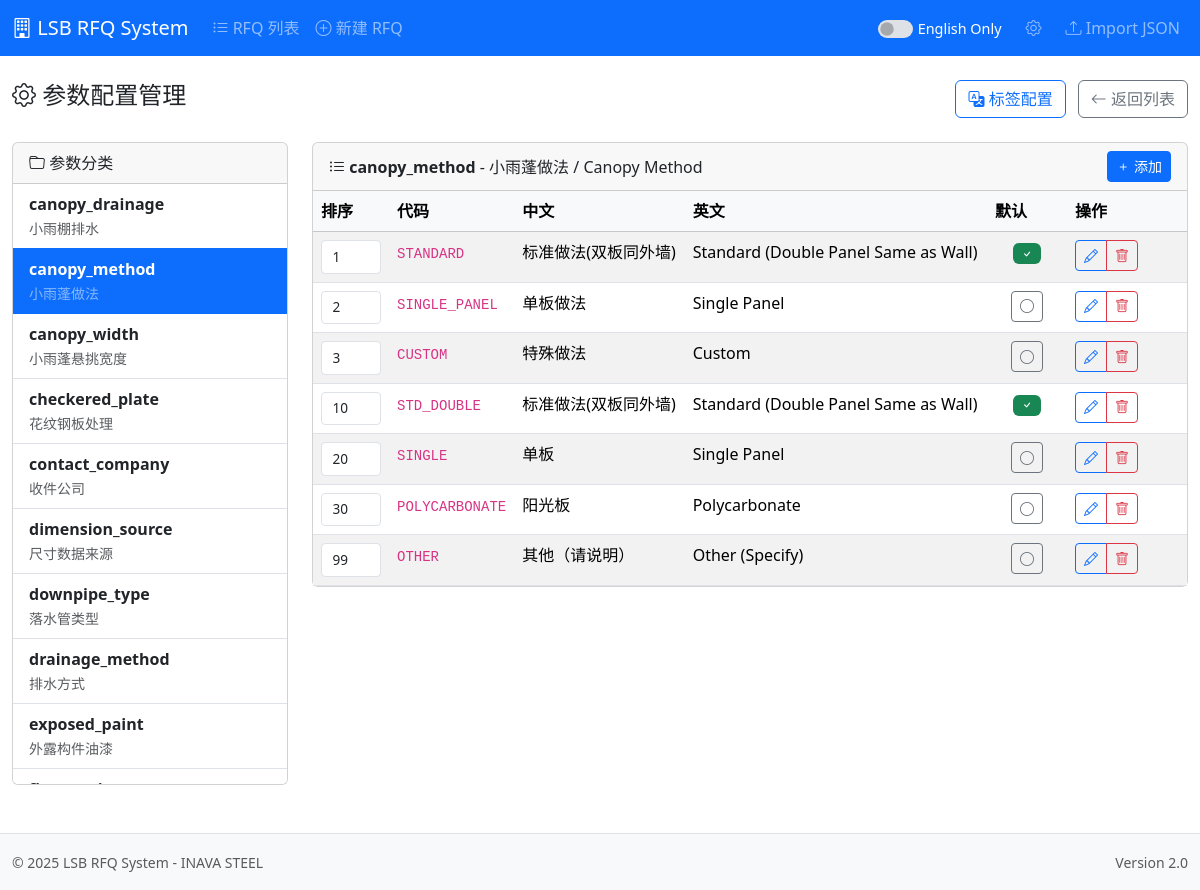
Screenshot of /rfq/config.php?config=true&category=canopy_method with the database file from the repository.
### tables this page shows
CREATE TABLE `lsb_rfq_reference` (
  `id` int(10) unsigned NOT NULL AUTO_INCREMENT,
  `category` varchar(50) NOT NULL COMMENT '参数类别代码',
  `category_name` varchar(100) NOT NULL COMMENT '参数类别名称(英文)',
  `category_name_cn` varchar(100) DEFAULT NULL COMMENT '参数类别名称(中文)',
  `code` varchar(50) NOT NULL COMMENT '参数值代码',
  `value_cn` varchar(255) NOT NULL COMMENT '参数值(中文)',
  `value_en` varchar(255) DEFAULT NULL COMMENT '参数值(英文)',
  `unit` varchar(20) DEFAULT NULL COMMENT '单位',
  `sort_order` int(11) DEFAULT 0 COMMENT '排序顺序',
  `is_default` tinyint(1) DEFAULT 0 COMMENT '是否默认值',
  `is_active` tinyint(1) DEFAULT 1 COMMENT '是否启用',
  `parent_id` int(10) unsigned DEFAULT NULL COMMENT '父级ID(用于级联选项)',
  `extra_data` longtext DEFAULT NULL COMMENT '扩展数据' CHECK (json_valid(`extra_data`)),
  `created_at` timestamp NOT NULL DEFAULT current_timestamp(),
  `updated_at` timestamp NOT NULL DEFAULT current_timestamp() ON UPDATE current_timestamp(),
  PRIMARY KEY (`id`),
  UNIQUE KEY `uk_category_code` (`category`,`code`),
  KEY `idx_category` (`category`),
  KEY `idx_code` (`code`),
  KEY `idx_parent` (`parent_id`)
);

### config/database.php (called while the page is built, shortened)
<?php
function getDB() {
    static $pdo = null;
    if ($pdo === null) {
        try {
            $dsn = sprintf(
                "mysql:host=%s;port=%s;dbname=%s;charset=%s",
                DB_HOST, DB_PORT, DB_DATABASE, DB_CHARSET
            );
            $pdo = new PDO($dsn, DB_USERNAME, DB_PASSWORD, [
                PDO::ATTR_ERRMODE => PDO::ERRMODE_EXCEPTION,
                PDO::ATTR_DEFAULT_FETCH_MODE => PDO::FETCH_ASSOC,
                PDO::ATTR_EMULATE_PREPARES => false,
            ]);
        } catch (PDOException $e) {
            die("Database connection failed: " . $e->getMessage());
        }
    }
    return $pdo;
}
function dbQuery($sql, $params = []) {
    $stmt = getDB()->prepare($sql);
    $stmt->execute($params);
    return $stmt->fetchAll();
}

### includes/functions.php (called while the page is built, shortened)
<?php
require_once dirname(__DIR__) . '/config/database.php';
function h($str) {
    return htmlspecialchars($str ?? '', ENT_QUOTES, 'UTF-8');
}

### rfq/config.php (the view, shortened to what this page needs)
<?php
require_once dirname(__DIR__) . '/includes/header.php';
$categories = dbQuery("
    SELECT DISTINCT category, category_name, category_name_cn
    FROM lsb_rfq_reference
    ORDER BY category
");
$currentCategory = isset($_GET['category']) ? $_GET['category'] : '';
$categoryItems = [];
if ($currentCategory) {
    $categoryItems = dbQuery("
        SELECT * FROM lsb_rfq_reference
        WHERE category = ?
        ORDER BY sort_order, id
    ", [$currentCategory]);
}
?>
<div class="row">
    <div class="col-12">
        <div class="d-flex justify-content-between align-items-center mb-4">
            <h4><i class="bi bi-gear"></i> <?php echo $lang === 'en' ? 'Parameter Configuration' : '参数配置管理'; ?></h4>
            <div>
                <a href="/aiforms/rfq/config_labels.php?config=true<?php echo $lang !== 'both' ? '&lang='.$lang : ''; ?>" class="btn btn-outline-primary me-2">
                    <i class="bi bi-translate"></i> <?php echo $lang === 'en' ? 'Labels' : '标签配置'; ?>
                </a>
                <a href="/aiforms/rfq/list.php" class="btn btn-outline-secondary">
                    <i class="bi bi-arrow-left"></i> <?php echo $lang === 'en' ? 'Back to List' : '返回列表'; ?>
                </a>
            </div>
        </div>
        <div class="row">
            <div class="col-md-3">
                <div class="card">
                    <div class="card-header">
                        <i class="bi bi-folder"></i> <?php echo $lang === 'en' ? 'Categories' : '参数分类'; ?>
                    </div>
                    <div class="list-group list-group-flush" id="category-list" style="max-height: 600px; overflow-y: auto;">
                        <?php foreach ($categories as $cat): ?>
                        <a href="?config=true&category=<?php echo urlencode($cat['category']); ?><?php echo $lang !== 'both' ? '&lang='.$lang : ''; ?>"
                           id="cat-<?php echo h($cat['category']); ?>"
                           class="list-group-item list-group-item-action <?php echo $currentCategory === $cat['category'] ? 'active' : ''; ?>"
                           onclick="RefConfig.saveScrollPosition()">
                            <div class="fw-bold"><?php echo h($cat['category']); ?></div>
                            <small class="<?php echo $currentCategory === $cat['category'] ? 'text-white-50' : 'text-muted'; ?>">
                                <?php echo h($cat['category_name_cn']); ?>
                            </small>
                        </a>
                        <?php endforeach; ?>
                    </div>
                </div>
            </div>
            <div class="col-md-9">
                <?php if ($currentCategory): ?>
                <div class="card">
                    <div class="card-header d-flex justify-content-between align-items-center">
                        <span>
                            <i class="bi bi-list-ul"></i>
                            <strong><?php echo h($currentCategory); ?></strong>
                            <?php
                            $catInfo = array_filter($categories, fn($c) => $c['category'] === $currentCategory);
                            $catInfo = reset($catInfo);
                            if ($catInfo): ?>
                            - <?php echo h($catInfo['category_name_cn']); ?> / <?php echo h($catInfo['category_name']); ?>
                            <?php endif; ?>
                        </span>
                        <button type="button" class="btn btn-sm btn-primary" onclick="RefConfig.showAddModal()">
                            <i class="bi bi-plus"></i> <?php echo $lang === 'en' ? 'Add' : '添加'; ?>
                        </button>
                    </div>
                    <div class="card-body p-0">
                        <div class="table-responsive">
                            <table class="table table-hover table-striped mb-0">
                                <thead class="table-light">
                                    <tr>
                                        <th width="60"><?php echo $lang === 'en' ? 'Order' : '排序'; ?></th>
                                        <th width="120"><?php echo $lang === 'en' ? 'Code' : '代码'; ?></th>
                                        <th><?php echo $lang === 'en' ? 'Chinese' : '中文'; ?></th>
                                        <th><?php echo $lang === 'en' ? 'English' : '英文'; ?></th>
                                        <th width="80"><?php echo $lang === 'en' ? 'Default' : '默认'; ?></th>
                                        <th width="120"><?php echo $lang === 'en' ? 'Actions' : '操作'; ?></th>
                                    </tr>
                                </thead>
                                <tbody>
                                    <?php if (empty($categoryItems)): ?>
                                    <tr>
                                        <td colspan="6" class="text-center text-muted py-4">
                                            <?php echo $lang === 'en' ? 'No items found' : '暂无数据'; ?>
                                        </td>
                                    </tr>
                                    <?php else: ?>
                                    <?php foreach ($categoryItems as $item): ?>
                                    <tr data-id="<?php echo $item['id']; ?>">
                                        <td>
                                            <input type="number" class="form-control form-control-sm"
                                                   value="<?php echo h($item['sort_order']); ?>"
                                                   style="width: 60px;"
                                                   onchange="RefConfig.updateSort(<?php echo $item['id']; ?>, this.value)">
                                        </td>
                                        <td><code><?php echo h($item['code']); ?></code></td>
                                        <td><?php echo h($item['value_cn']); ?></td>
                                        <td><?php echo h($item['value_en']); ?></td>
                                        <td class="text-center">
                                            <?php if ($item['is_default']): ?>
                                            <span class="badge bg-success"><i class="bi bi-check"></i></span>
                                            <?php else: ?>
                                            <button type="button" class="btn btn-sm btn-outline-secondary"
                                                    onclick="RefConfig.setDefault(<?php echo $item['id']; ?>)"
                                                    title="Set as default">
                                                <i class="bi bi-circle"></i>
                                            </button>
                                            <?php endif; ?>
                                        </td>
                                        <td>
                                            <div class="btn-group btn-group-sm">
                                                <button type="button" class="btn btn-outline-primary"
                                                        onclick="RefConfig.showEditModal(<?php echo $item['id']; ?>)"
                                                        title="Edit">
                                                    <i class="bi bi-pencil"></i>
                                                </button>
                                                <button type="button" class="btn btn-outline-danger"
                                                        onclick="RefConfig.deleteItem(<?php echo $item['id']; ?>)"
                                                        title="Delete">
                                                    <i class="bi bi-trash"></i>
                                                </button>
                                            </div>
                                        </td>
                                    </tr>
                                    <?php endforeach; ?>
                                    <?php endif; ?>
                                </tbody>
                            </table>
                        </div>
                    </div>
                </div>
                <?php endif; ?>
            </div>
        </div>
    </div>
</div>
<?php require_once dirname(__DIR__) . '/includes/footer.php'; ?>

### includes/header.php (shortened to what this page needs)
<?php
require_once dirname(__DIR__) . '/includes/functions.php';
$lang = isset($_GET['lang']) ? $_GET['lang'] : (isset($_COOKIE['rfq_lang']) ? $_COOKIE['rfq_lang'] : 'both');
$htmlLang = $lang === 'en' ? 'en' : 'zh-CN';
?>
<!DOCTYPE html>
<html lang="<?php echo $htmlLang; ?>">
<head>
    <link href="https://cdn.jsdelivr.net/npm/bootstrap@5.3.2/dist/css/bootstrap.min.css" rel="stylesheet">
    <link href="https://cdn.jsdelivr.net/npm/bootstrap-icons@1.11.1/font/bootstrap-icons.css" rel="stylesheet">
    <link href="/aiforms/assets/css/style.css" rel="stylesheet">
</head>
<body>
    <nav class="navbar navbar-expand-lg navbar-dark bg-primary">
        <div class="container-fluid">
            <a class="navbar-brand" href="/aiforms/">
                <i class="bi bi-building"></i> LSB RFQ System
            </a>
            <div class="collapse navbar-collapse" id="navbarNav">
                <ul class="navbar-nav me-auto">
                    <li class="nav-item">
                        <a class="nav-link" href="/aiforms/rfq/list.php<?php echo $lang !== 'both' ? '?lang='.$lang : ''; ?>">
                            <i class="bi bi-list-ul"></i> <?php echo $lang === 'en' ? 'RFQ List' : 'RFQ 列表'; ?>
                        </a>
                    </li>
                    <li class="nav-item">
                        <a class="nav-link" href="/aiforms/rfq/form_rfq.php<?php echo $lang !== 'both' ? '?lang='.$lang : ''; ?>">
                            <i class="bi bi-plus-circle"></i> <?php echo $lang === 'en' ? 'New RFQ' : '新建 RFQ'; ?>
                        </a>
                    </li>
                </ul>
                <ul class="navbar-nav align-items-center">
                    <li class="nav-item me-3">
                        <div class="form-check form-switch mb-0">
                            <input class="form-check-input" type="checkbox" role="switch" id="langSwitch"
                                   <?php echo $lang === 'en' ? 'checked' : ''; ?>
                                   onchange="toggleLanguage()" style="cursor: pointer;">
                            <label class="form-check-label text-white" for="langSwitch" style="cursor: pointer; font-size: 0.9em;">
                                English Only
                            </label>
                        </div>
                    </li>
                    <li class="nav-item me-2">
                        <a class="nav-link" href="/aiforms/rfq/config.php?config=true<?php echo $lang !== 'both' ? '&lang='.$lang : ''; ?>" title="<?php echo $lang === 'en' ? 'Parameter Config' : '参数配置'; ?>">
                            <i class="bi bi-gear"></i>
                        </a>
                    </li>
                    <li class="nav-item">
                        <a class="nav-link" href="/aiforms/rfq/import.php<?php echo $lang !== 'both' ? '?lang='.$lang : ''; ?>">
                            <i class="bi bi-upload"></i> <?php echo $lang === 'en' ? 'Import' : 'Import JSON'; ?>
                        </a>
                    </li>
                </ul>
            </div>
        </div>
    </nav>
    <main class="container-fluid py-4">

### includes/footer.php (shortened to what this page needs)
    </main>
    <footer class="bg-light py-3 mt-4 border-top">
        <div class="container-fluid">
            <div class="row">
                <div class="col-md-6">
                    <small class="text-muted">
                        &copy; <?php echo date('Y'); ?> LSB RFQ System - INAVA STEEL
                    </small>
                </div>
                <div class="col-md-6 text-end">
                    <small class="text-muted">Version 2.0</small>
                </div>
            </div>
        </div>
    </footer>
</body>
</html>

### assets/css/style.css (style rules this page uses)
:root { --primary-color: #0d6efd; --secondary-color: #6c757d; --success-color: #198754; --warning-color: #ffc107; --danger-color: #dc3545; }
.form-control, .form-select { font-size: 0.85em; padding: 0.35rem 0.65rem; }
.form-check.form-switch { padding-left: 2.5em; }
.form-check.form-switch .form-check-input { width: 2.2em; height: 1.15em; margin-left: -2.5em; cursor: pointer; background-color: #dee2e6; border: none; transition: background-color 0.15s ease-in-out; }
.form-check.form-switch .form-check-label { font-size: 0.82em; color: #495057; cursor: pointer; line-height: 1.4; }

### rows the page displays
lsb_rfq_reference: sort_order "1", code "STANDARD", value_cn "标准做法(双板同外墙)", value_en "Standard (Double Panel Same as Wall)", is_default 1 (drawn)
lsb_rfq_reference: sort_order "2", code "SINGLE_PANEL", value_cn "单板做法", value_en "Single Panel"
lsb_rfq_reference: sort_order "3", code "CUSTOM", value_cn "特殊做法", value_en "Custom"
lsb_rfq_reference: sort_order "10", code "STD_DOUBLE", value_cn "标准做法(双板同外墙)", value_en "Standard (Double Panel Same as Wall)", is_default 1 (drawn)
lsb_rfq_reference: sort_order "20", code "SINGLE", value_cn "单板", value_en "Single Panel"
lsb_rfq_reference: sort_order "30", code "POLYCARBONATE", value_cn "阳光板", value_en "Polycarbonate"
lsb_rfq_reference: sort_order "99", code "OTHER", value_cn "其他（请说明）", value_en "Other (Specify)"

### other values shown
$cat['category'] "canopy_drainage"
$cat['category_name_cn'] "小雨棚排水"
$cat['category'] "canopy_method"
$cat['category_name_cn'] "小雨蓬做法"
$cat['category'] "canopy_width"
$cat['category_name_cn'] "小雨蓬悬挑宽度"
$cat['category'] "checkered_plate"
$cat['category_name_cn'] "花纹钢板处理"
$cat['category'] "contact_company"
$cat['category_name_cn'] "收件公司"
$cat['category'] "dimension_source"
$cat['category_name_cn'] "尺寸数据来源"
$cat['category'] "downpipe_type"
$cat['category_name_cn'] "落水管类型"
$cat['category'] "drainage_method"
